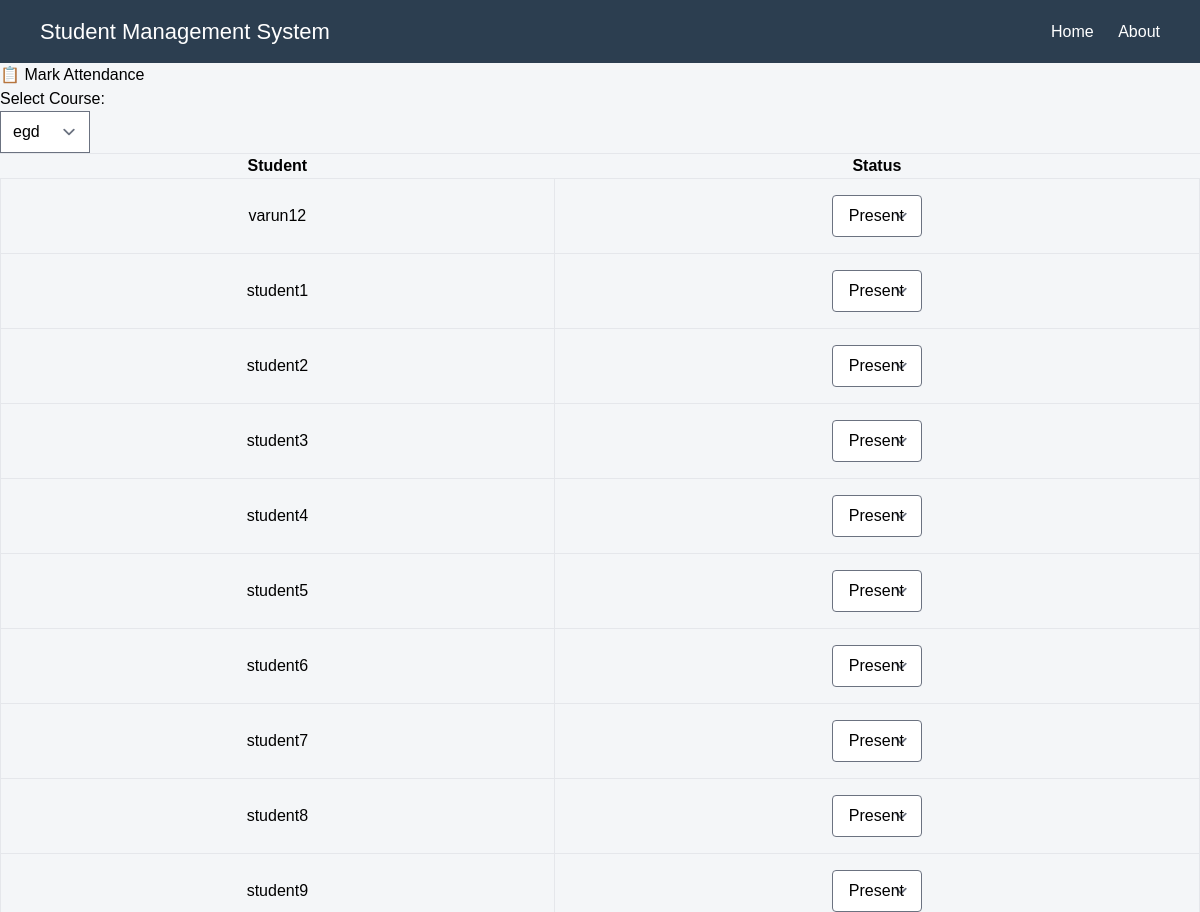
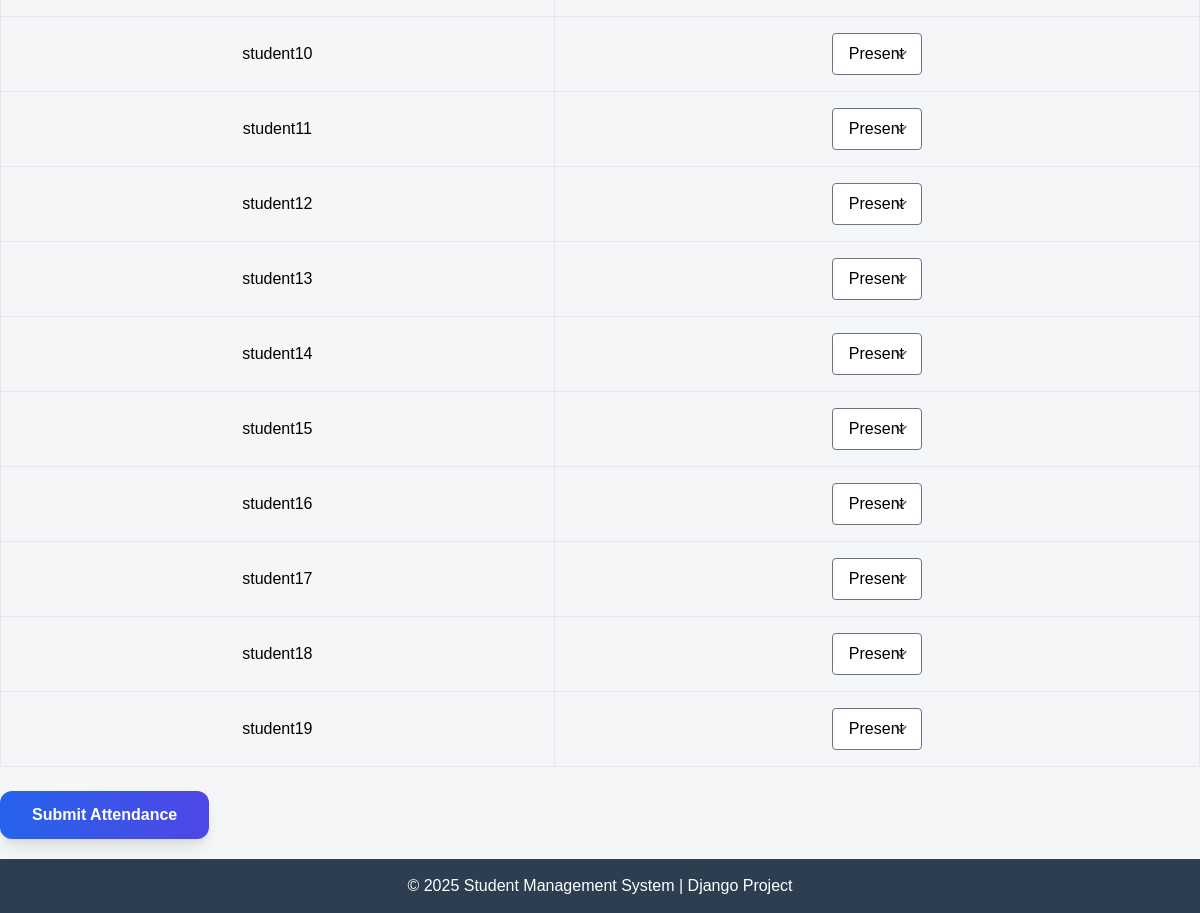
/teachers/teacher_dashboard/mark_attendance/ (signed in), run on an earlier commit of the app's database (2 pictures, top to bottom).
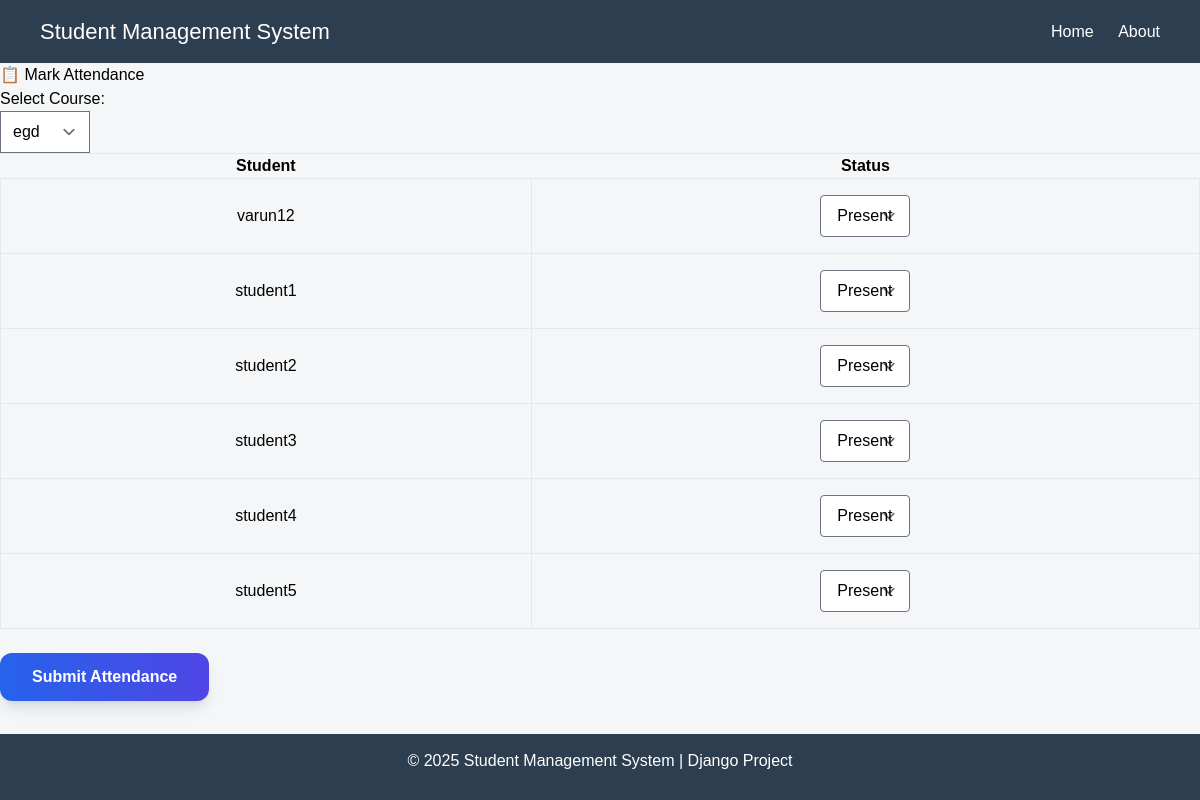
And on a later commit of the database.
### students/models.py (models this page shows, shortened)
class Student(models.Model):
    user = models.OneToOneField(user, on_delete=models.CASCADE)
    first_name = models.CharField(max_length=50)
    last_name = models.CharField(max_length=50)
    s_id      = models.IntegerField(unique=True )
    email =   models.EmailField(unique= True)
    phone_no = models.CharField(max_length=15)
    d_o_b = models.DateField(null= True)
    enrollement_date = models.DateField(auto_now_add=True)
    department = models.ForeignKey("courses.Department",  on_delete=models.SET_NULL, null= True,  blank=True)

### accounts/models.py (models this page shows, shortened)
class user(AbstractUser):
    User_type_choices = (
        ('admin' , 'Admin'),
        ('student' , 'Student'),
        ('teacher' , 'Teacher')
    )
    user_type = models.CharField(choices=User_type_choices,max_length=50)

### teachers/views.py (the view, shortened to what this page needs)
# urls.py: path('teacher_dashboard/mark_attendance/' , views.mark_attendance , name = 'mark_attendance')
@login_required
def mark_attendance(req):
    if  not req.user.groups.filter(name = 'teachers').exists():
        messages.error(req , 'Access Denied You are not a teacher')
        return redirect('teacher_dashboard')
    courses = Course.objects.all()
    students = Student.objects.all()
    return render(req , 'teachers/attendance.html' , {"courses" : courses , "students" : students})

### teachers/templates/teachers/attendance.html (shortened to what this page needs)
{% extends "layouts/base.html"%}
{% block content%}
    <div class="box">
    <h1>📋 Mark Attendance</h1>
    <form method="post" enctype = "multipart/form-data">
        <label>Select Course:</label><br>
        <select name="course" required>
            {% for course in courses %}
                <option value="{{ course.id }}">{{ course.course_name }}</option>
            {% endfor %}
        </select>
        <hr>
        <table border ="15px" width="100%" cellpadding="5">
            <tr>
                <th>Student</th>
                <th>Status</th>
            </tr>
            {% for student in students %}
            <tr>
                <td class="px-6 py-4 border text-center">
                        {{ student.user.username }}
                </td>
                <td class="px-6 py-4 border">
                    <div class="flex justify-center">
                        <select name = "Status_{{student.id}}" class="border rounded px-4 py-2" required>
                        <option value="present">Present</option>
                        </select>
                    </div>
                    </td>
            {% endfor %}
        </table>
        <br>
        <button
  type="submit"
  class="bg-gradient-to-r from-blue-600 to-indigo-600
         text-white font-semibold px-8 py-3 rounded-xl
         shadow-lg transform transition-all duration-300
         hover:scale-105 hover:shadow-xl
         active:scale-95 focus:outline-none focus:ring-4
         focus:ring-blue-300">
  Submit Attendance
</button>
    </form>
</div>
{% endblock content%}

### templates/layouts/base.html (shortened to what this page needs)
<!DOCTYPE html>
{% load static %}
{% load static tailwind_tags %}
<html lang="en">
<head>
    {% tailwind_css %}
</head>
<body>
<div class="page-wrapper">
    <div class="navbar">
    <h2>Student Management System</h2>
    <div>
        <a href="/">Home</a>
        <a href="#">About</a>
    </div>
    </div>
    <main class="content">
        {% block content %}
        {% endblock %}
    </main>
    <footer class="content">
        © 2025 Student Management System | Django Project
    </footer>
</div>
</body>
</html>

### templates/layouts/base.html (style rules this page uses)
* { margin: 0; padding: 0; box-sizing: border-box; font-family: Arial, Helvetica, sans-serif; }
body { background-color: #f4f6f8; }
.navbar { background-color: #2c3e50; color: white; padding: 15px 40px; display: flex; justify-content: space-between; align-items: center; }
.navbar h2 { font-size: 22px; }
.navbar a { color: white; margin-left: 20px; text-decoration: none; font-size: 16px; }
footer { background-color: #2c3e50; color: white; text-align: center; padding: 15px; margin-top: 20px; }
.content { flex: 1; }
.page-wrapper { min-height: 100vh; display: flex; flex-direction: column; }

What changed in the data, as far as the page shows it:
removed Student: user.username "student6", id "Present"
removed Student: user.username "student7", id "Present"
removed Student: user.username "student8", id "Present"
removed Student: user.username "student9", id "Present"
removed Student: user.username "student10", id "Present"
removed Student: user.username "student11", id "Present"
removed Student: user.username "student12", id "Present"
removed Student: user.username "student13", id "Present"
removed Student: user.username "student14", id "Present"
removed Student: user.username "student15", id "Present"
removed Student: user.username "student16", id "Present"
removed Student: user.username "student17", id "Present"
removed Student: user.username "student18", id "Present"
removed Student: user.username "student19", id "Present"
